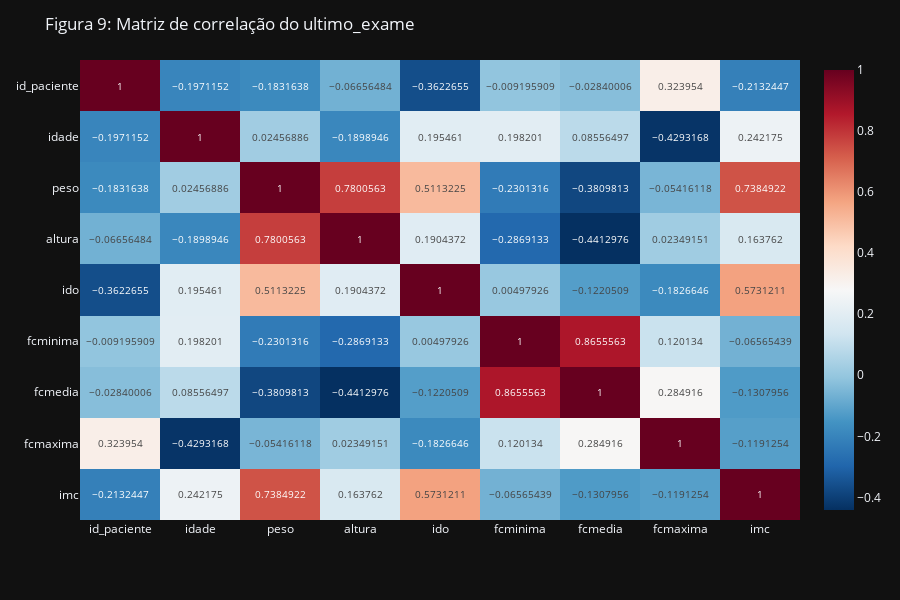

Notebook source saved alongside this figure:
### Code cell
pd.options.plotting.backend = "plotly"

corr = df_ultimo_exame.corr(method='pearson')
fig = px.imshow(corr, text_auto=True, color_continuous_scale='RdBu_r', aspect="auto")
fig.update_layout(
    title = "Figura 9: Matriz de correlação do ultimo_exame",
    dragmode = "zoom",
    hovermode = "x",
    barmode = "group",
    height = 600,
    # legend = dict(traceorder="reversed"),
    template = "plotly_dark",
)

fig.show()
fig.write_image("../reports/figures/corr_mat_ultimo_exame.png")

### Figure 1 — Plotly figure (JSON) as saved in the notebook; plotly's stock layout.template omitted (floating-point values rounded to 4 significant figures)
{"data": [{"coloraxis": "coloraxis", "hovertemplate": "x: %{x}<br>y: %{y}<br>color: %{z}<extra></extra>", "name": "0", "texttemplate": "%{z}", "type": "heatmap", "x": ["id_paciente", "idade", "peso", "altura", "ido", "fcminima", "fcmedia", "fcmaxima", "imc"], "xaxis": "x", "y": ["id_paciente", "idade", "peso", "altura", "ido", "fcminima", "fcmedia", "fcmaxima", "imc"], "yaxis": "y", "z": [[1, -0.1971, -0.1832, -0.06656, -0.3623, -0.009196, -0.0284, 0.324, -0.2132], [-0.1971, 1, 0.02457, -0.1899, 0.1955, 0.1982, 0.08556, -0.4293, 0.2422], [-0.1832, 0.02457, 1, 0.7801, 0.5113, -0.2301, -0.381, -0.05416, 0.7385], [-0.06656, -0.1899, 0.7801, 1, 0.1904, -0.2869, -0.4413, 0.02349, 0.1638], [-0.3623, 0.1955, 0.5113, 0.1904, 1, 0.004979, -0.1221, -0.1827, 0.5731], [-0.009196, 0.1982, -0.2301, -0.2869, 0.004979, 1, 0.8656, 0.1201, -0.06565], [-0.0284, 0.08556, -0.381, -0.4413, -0.1221, 0.8656, 1, 0.2849, -0.1308], [0.324, -0.4293, -0.05416, 0.02349, -0.1827, 0.1201, 0.2849, 1, -0.1191], [-0.2132, 0.2422, 0.7385, 0.1638, 0.5731, -0.06565, -0.1308, -0.1191, 1]]}], "layout": {"barmode": "group", "coloraxis": {"colorscale": [[0, "rgb(5,48,97)"], [0.1, "rgb(33,102,172)"], [0.2, "rgb(67,147,195)"], [0.3, "rgb(146,197,222)"], [0.4, "rgb(209,229,240)"], [0.5, "rgb(247,247,247)"], [0.6, "rgb(253,219,199)"], [0.7, "rgb(244,165,130)"], [0.8, "rgb(214,96,77)"], [0.9, "rgb(178,24,43)"], [1, "rgb(103,0,31)"]]}, "dragmode": "zoom", "height": 600, "hovermode": "x", "margin": {"t": 60}, "title": {"text": "Figura 9: Matriz de correlação do ultimo_exame"}, "xaxis": {"anchor": "y", "domain": [0, 1]}, "yaxis": {"anchor": "x", "autorange": "reversed", "domain": [0, 1]}}}
